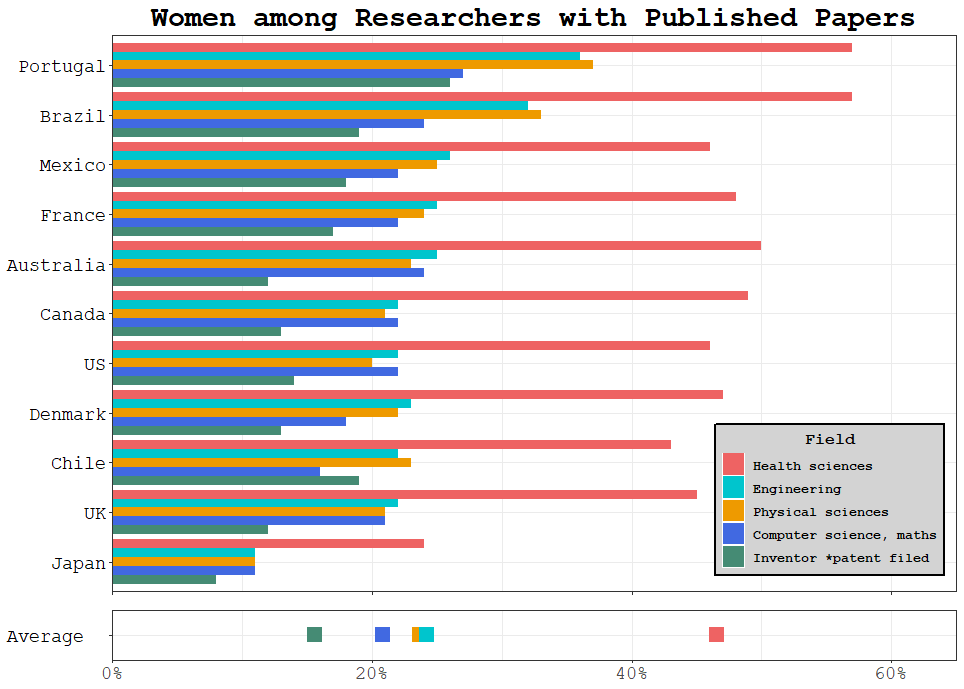

The R source for this figure:
library(tidyverse)

theme_set(theme_bw())

women_research <- read_csv("https://raw.githubusercontent.com/rfordatascience/tidytuesday/master/data/2019/2019-04-16/women_research.csv")

windowsFonts(`TT Courier New` = windowsFont("TT Courier New"))

p1 <- women_research %>%
  mutate(field = ifelse(field == 'Women inventores', 'Inventor *patent filed', field),
         country = ifelse(country == 'United States', 'US', country),
         country = ifelse(country == 'United Kingdom', 'UK', country)) %>%
  filter(country != "EU28") %>%
  group_by(country) %>%
  mutate(mean = mean(percent_women)) %>%
  ungroup() %>%
  group_by(field) %>%
  mutate(total = sum(percent_women)) %>%
  ungroup() %>%
  ggplot() +
  geom_col(aes(x = reorder(country, mean), y = percent_women, fill = reorder(field, total)), position = "dodge") +
  labs(x = NULL, y = NULL,
       fill = "Field",
       title = "Women among Researchers with Published Papers") +
  coord_flip() +
  scale_fill_manual(values = c("#458B74", "#4169E1", "#EE9A00", "#00C5CD", "#EE6363")) +
  scale_y_continuous(limits = c(0, .65), expand = c(0, 0), labels = scales::percent_format(accuracy = 1)) +
  theme(axis.title.x = element_text(size = 16),
        axis.text.x = element_blank(), 
        axis.text.y = element_text(color = "black", size = 14),
        plot.title = element_text(hjust = .5, size = 22, face  = "bold"),
        legend.background = element_rect(color = "black", fill = "lightgrey", linetype = "solid", size = 1),
        legend.position = c(.85, .165),
        legend.text = element_text(size = 10, face = "bold"),
        legend.title.align = .5,
        legend.title = element_text(size = 12, face = "bold"),
        text = element_text(family = "TT Courier New")) +
  guides(fill = guide_legend(reverse = TRUE))

p1

p2 <- women_research %>%
  mutate(field = ifelse(field == 'Women inventores', 'Inventor', field),
         country = ifelse(country == 'United States', 'US', country),
         country = ifelse(country == 'United Kingdom', 'UK', country)) %>%
  filter(country != "EU28") %>%
  group_by(field) %>%
  mutate(total = sum(percent_women)) %>%
  ungroup() %>%
  group_by(field) %>%
  mutate(mean = mean(percent_women)) %>%
  ungroup() %>%
  ggplot(aes(x = mean, y = "Average  ", color = reorder(field, total))) +
  geom_point(shape = "square", size = 5, alpha = .5) +
  scale_color_manual(values = c("#458B74", "#4169E1", "#EE9A00", "#00C5CD", "#EE6363")) +
  labs(y = NULL, x = NULL) +
  scale_x_continuous(limits = c(0, .65), expand = c(0, 0), labels = scales::percent_format(accuracy = 1)) +
  theme(legend.position = "none",
        axis.text.y = element_text(color = "black", size = 14),
        axis.text.x = element_text(size = 14),
        text = element_text(family = "TT Courier New"))

library(grid)
library(gtable)
library(gridExtra)

layout <- rbind(c(1, 1, 1),
                c(1, 1, 1),
                c(1, 1, 1),
                c(1, 1, 1),
                c(1, 1, 1),
                c(1, 1, 1),
                c(1, 1, 1),
                c(2, 2, 2))

grid.arrange(p1, p2, layout_matrix = layout)
